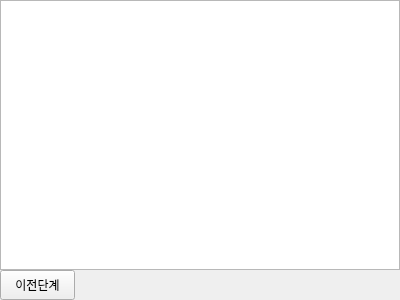
<?xml version="1.0" encoding="UTF-8"?>
<ui version="4.0">
 <class>MainWindow</class>
 <widget class="QMainWindow" name="MainWindow">
  <property name="geometry">
   <rect>
    <x>0</x>
    <y>0</y>
    <width>400</width>
    <height>300</height>
   </rect>
  </property>
  <property name="windowTitle">
   <string>MainWindow</string>
  </property>
  <widget class="QWidget" name="centralwidget">
   <widget class="QListWidget" name="listNum">
    <property name="geometry">
     <rect>
      <x>0</x>
      <y>0</y>
      <width>400</width>
      <height>270</height>
     </rect>
    </property>
    <property name="font">
     <font>
      <pointsize>14</pointsize>
     </font>
    </property>
   </widget>
   <widget class="QPushButton" name="backBtn">
    <property name="geometry">
     <rect>
      <x>0</x>
      <y>270</y>
      <width>75</width>
      <height>30</height>
     </rect>
    </property>
    <property name="text">
     <string>이전단계</string>
    </property>
   </widget>
  </widget>
 </widget>
 <resources/>
 <connections/>
</ui>
